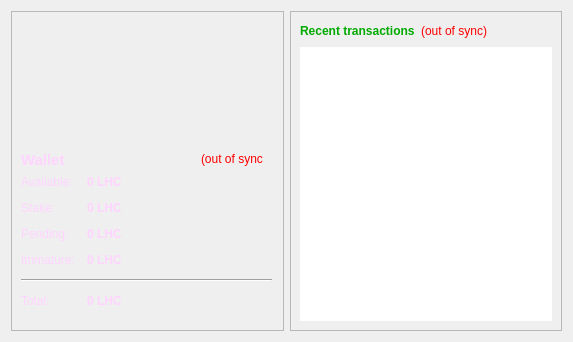
<?xml version="1.0" encoding="UTF-8"?>
<ui version="4.0">
 <class>OverviewPage</class>
 <widget class="QWidget" name="OverviewPage">
  <property name="geometry">
   <rect>
    <x>0</x>
    <y>0</y>
    <width>573</width>
    <height>342</height>
   </rect>
  </property>
  <property name="windowTitle">
   <string>Form</string>
  </property>
  <property name="styleSheet">
   <string notr="true">color: rgb(255, 212, 255);</string>
  </property>
  <layout class="QHBoxLayout" name="horizontalLayout" stretch="1,1">
   <item>
    <layout class="QVBoxLayout" name="verticalLayout_2">
     <item>
      <widget class="QFrame" name="frame">
       <property name="frameShape">
        <enum>QFrame::StyledPanel</enum>
       </property>
       <property name="frameShadow">
        <enum>QFrame::Raised</enum>
       </property>
       <widget class="QWidget" name="layoutWidget">
        <property name="geometry">
         <rect>
          <x>10</x>
          <y>164</y>
          <width>251</width>
          <height>213</height>
         </rect>
        </property>
        <layout class="QFormLayout" name="formLayout_2">
         <property name="fieldGrowthPolicy">
          <enum>QFormLayout::AllNonFixedFieldsGrow</enum>
         </property>
         <property name="horizontalSpacing">
          <number>12</number>
         </property>
         <property name="verticalSpacing">
          <number>12</number>
         </property>
         <item row="0" column="0">
          <widget class="QLabel" name="label">
           <property name="text">
            <string>Available:</string>
           </property>
          </widget>
         </item>
         <item row="0" column="1">
          <widget class="QLabel" name="labelBalance">
           <property name="font">
            <font>
             <weight>75</weight>
             <bold>true</bold>
            </font>
           </property>
           <property name="cursor">
            <cursorShape>IBeamCursor</cursorShape>
           </property>
           <property name="toolTip">
            <string>Your current spendable balance</string>
           </property>
           <property name="text">
            <string notr="true">0 LHC</string>
           </property>
           <property name="textInteractionFlags">
            <set>Qt::LinksAccessibleByMouse|Qt::TextSelectableByKeyboard|Qt::TextSelectableByMouse</set>
           </property>
          </widget>
         </item>
         <item row="2" column="0">
          <widget class="QLabel" name="label_6">
           <property name="text">
            <string>Stake:</string>
           </property>
          </widget>
         </item>
         <item row="2" column="1">
          <widget class="QLabel" name="labelStake">
           <property name="font">
            <font>
             <weight>75</weight>
             <bold>true</bold>
            </font>
           </property>
           <property name="cursor">
            <cursorShape>IBeamCursor</cursorShape>
           </property>
           <property name="toolTip">
            <string>Total of coins that was staked, and do not yet count toward the current balance</string>
           </property>
           <property name="text">
            <string notr="true">0 LHC</string>
           </property>
           <property name="textInteractionFlags">
            <set>Qt::LinksAccessibleByMouse|Qt::TextSelectableByKeyboard|Qt::TextSelectableByMouse</set>
           </property>
          </widget>
         </item>
         <item row="3" column="0">
          <widget class="QLabel" name="label_3">
           <property name="text">
            <string>Pending:</string>
           </property>
          </widget>
         </item>
         <item row="3" column="1">
          <widget class="QLabel" name="labelUnconfirmed">
           <property name="font">
            <font>
             <weight>75</weight>
             <bold>true</bold>
            </font>
           </property>
           <property name="cursor">
            <cursorShape>IBeamCursor</cursorShape>
           </property>
           <property name="toolTip">
            <string>Total of transactions that have yet to be confirmed, and do not yet count toward the current balance</string>
           </property>
           <property name="text">
            <string notr="true">0 LHC</string>
           </property>
           <property name="textInteractionFlags">
            <set>Qt::LinksAccessibleByMouse|Qt::TextSelectableByKeyboard|Qt::TextSelectableByMouse</set>
           </property>
          </widget>
         </item>
         <item row="4" column="0">
          <widget class="QLabel" name="labelImmatureText">
           <property name="text">
            <string>Immature:</string>
           </property>
          </widget>
         </item>
         <item row="4" column="1">
          <widget class="QLabel" name="labelImmature">
           <property name="font">
            <font>
             <weight>75</weight>
             <bold>true</bold>
            </font>
           </property>
           <property name="toolTip">
            <string>Mined balance that has not yet matured</string>
           </property>
           <property name="text">
            <string notr="true">0 LHC</string>
           </property>
           <property name="textInteractionFlags">
            <set>Qt::LinksAccessibleByMouse|Qt::TextSelectableByKeyboard|Qt::TextSelectableByMouse</set>
           </property>
          </widget>
         </item>
         <item row="5" column="0" colspan="2">
          <widget class="Line" name="line">
           <property name="orientation">
            <enum>Qt::Horizontal</enum>
           </property>
          </widget>
         </item>
         <item row="6" column="0">
          <widget class="QLabel" name="labelTotalText">
           <property name="text">
            <string>Total:</string>
           </property>
          </widget>
         </item>
         <item row="6" column="1">
          <widget class="QLabel" name="labelTotal">
           <property name="font">
            <font>
             <weight>75</weight>
             <bold>true</bold>
            </font>
           </property>
           <property name="cursor">
            <cursorShape>IBeamCursor</cursorShape>
           </property>
           <property name="toolTip">
            <string>Your current total balance</string>
           </property>
           <property name="text">
            <string notr="true">0 LHC</string>
           </property>
           <property name="textInteractionFlags">
            <set>Qt::LinksAccessibleByMouse|Qt::TextSelectableByKeyboard|Qt::TextSelectableByMouse</set>
           </property>
          </widget>
         </item>
        </layout>
       </widget>
       <widget class="QLabel" name="label_5">
        <property name="geometry">
         <rect>
          <x>10</x>
          <y>140</y>
          <width>49</width>
          <height>18</height>
         </rect>
        </property>
        <property name="font">
         <font>
          <pointsize>11</pointsize>
          <weight>75</weight>
          <bold>true</bold>
         </font>
        </property>
        <property name="text">
         <string>Wallet</string>
        </property>
       </widget>
       <widget class="QLabel" name="labelWalletStatus">
        <property name="geometry">
         <rect>
          <x>190</x>
          <y>140</y>
          <width>62</width>
          <height>16</height>
         </rect>
        </property>
        <property name="toolTip">
         <string>The displayed information may be out of date. Your wallet automatically synchronizes with the Pentaquark network after a connection is established, but this process has not completed yet.</string>
        </property>
        <property name="styleSheet">
         <string notr="true">QLabel { color: red; }</string>
        </property>
        <property name="text">
         <string notr="true">(out of sync)</string>
        </property>
        <property name="alignment">
         <set>Qt::AlignLeading|Qt::AlignLeft|Qt::AlignVCenter</set>
        </property>
       </widget>
      </widget>
     </item>
    </layout>
   </item>
   <item>
    <layout class="QVBoxLayout" name="verticalLayout_3">
     <item>
      <widget class="QFrame" name="frame_2">
       <property name="frameShape">
        <enum>QFrame::StyledPanel</enum>
       </property>
       <property name="frameShadow">
        <enum>QFrame::Raised</enum>
       </property>
       <layout class="QVBoxLayout" name="verticalLayout">
        <item>
         <layout class="QHBoxLayout" name="horizontalLayout_2">
          <item>
           <widget class="QLabel" name="label_4">
            <property name="styleSheet">
             <string notr="true">color: rgb(0, 170, 0);</string>
            </property>
            <property name="text">
             <string>&lt;b&gt;Recent transactions&lt;/b&gt;</string>
            </property>
           </widget>
          </item>
          <item>
           <widget class="QLabel" name="labelTransactionsStatus">
            <property name="toolTip">
             <string>The displayed information may be out of date. Your wallet automatically synchronizes with the Pentaquark network after a connection is established, but this process has not completed yet.</string>
            </property>
            <property name="styleSheet">
             <string notr="true">QLabel { color: red; }</string>
            </property>
            <property name="text">
             <string notr="true">(out of sync)</string>
            </property>
            <property name="alignment">
             <set>Qt::AlignRight|Qt::AlignTrailing|Qt::AlignVCenter</set>
            </property>
           </widget>
          </item>
          <item>
           <spacer name="horizontalSpacer">
            <property name="orientation">
             <enum>Qt::Horizontal</enum>
            </property>
            <property name="sizeHint" stdset="0">
             <size>
              <width>40</width>
              <height>20</height>
             </size>
            </property>
           </spacer>
          </item>
         </layout>
        </item>
        <item>
         <widget class="QListView" name="listTransactions">
          <property name="styleSheet">
           <string notr="true">QListView { background: transparent; }
color: rgb(255, 212, 255);</string>
          </property>
          <property name="frameShape">
           <enum>QFrame::NoFrame</enum>
          </property>
          <property name="verticalScrollBarPolicy">
           <enum>Qt::ScrollBarAlwaysOff</enum>
          </property>
          <property name="horizontalScrollBarPolicy">
           <enum>Qt::ScrollBarAlwaysOff</enum>
          </property>
          <property name="selectionMode">
           <enum>QAbstractItemView::NoSelection</enum>
          </property>
         </widget>
        </item>
       </layout>
      </widget>
     </item>
    </layout>
   </item>
  </layout>
 </widget>
 <resources/>
 <connections/>
</ui>
